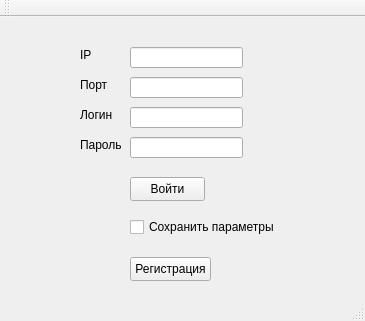
<?xml version="1.0" encoding="UTF-8"?>
<ui version="4.0">
 <class>AuthClassClass</class>
 <widget class="QMainWindow" name="AuthClassClass">
  <property name="geometry">
   <rect>
    <x>0</x>
    <y>0</y>
    <width>365</width>
    <height>321</height>
   </rect>
  </property>
  <property name="windowTitle">
   <string>AuthClass</string>
  </property>
  <widget class="QWidget" name="centralWidget">
   <widget class="QCheckBox" name="saveCheckBox">
    <property name="geometry">
     <rect>
      <x>130</x>
      <y>200</y>
      <width>151</width>
      <height>20</height>
     </rect>
    </property>
    <property name="text">
     <string>Сохранить параметры</string>
    </property>
   </widget>
   <widget class="QLineEdit" name="loginLine">
    <property name="geometry">
     <rect>
      <x>130</x>
      <y>90</y>
      <width>113</width>
      <height>21</height>
     </rect>
    </property>
   </widget>
   <widget class="QLineEdit" name="passLine">
    <property name="geometry">
     <rect>
      <x>130</x>
      <y>120</y>
      <width>113</width>
      <height>21</height>
     </rect>
    </property>
   </widget>
   <widget class="QPushButton" name="enterButton">
    <property name="geometry">
     <rect>
      <x>130</x>
      <y>160</y>
      <width>75</width>
      <height>24</height>
     </rect>
    </property>
    <property name="text">
     <string>Войти</string>
    </property>
   </widget>
   <widget class="QLabel" name="label">
    <property name="geometry">
     <rect>
      <x>80</x>
      <y>90</y>
      <width>49</width>
      <height>16</height>
     </rect>
    </property>
    <property name="text">
     <string>Логин</string>
    </property>
   </widget>
   <widget class="QLabel" name="label_2">
    <property name="geometry">
     <rect>
      <x>80</x>
      <y>120</y>
      <width>49</width>
      <height>16</height>
     </rect>
    </property>
    <property name="text">
     <string>Пароль</string>
    </property>
   </widget>
   <widget class="QPushButton" name="registerButton">
    <property name="geometry">
     <rect>
      <x>130</x>
      <y>240</y>
      <width>81</width>
      <height>24</height>
     </rect>
    </property>
    <property name="text">
     <string>Регистрация</string>
    </property>
   </widget>
   <widget class="QLabel" name="label_3">
    <property name="geometry">
     <rect>
      <x>80</x>
      <y>30</y>
      <width>51</width>
      <height>16</height>
     </rect>
    </property>
    <property name="text">
     <string>IP</string>
    </property>
   </widget>
   <widget class="QLabel" name="label_4">
    <property name="geometry">
     <rect>
      <x>80</x>
      <y>60</y>
      <width>51</width>
      <height>16</height>
     </rect>
    </property>
    <property name="text">
     <string>Порт </string>
    </property>
   </widget>
   <widget class="QLineEdit" name="ipLine">
    <property name="geometry">
     <rect>
      <x>130</x>
      <y>30</y>
      <width>113</width>
      <height>21</height>
     </rect>
    </property>
   </widget>
   <widget class="QLineEdit" name="portLine">
    <property name="geometry">
     <rect>
      <x>130</x>
      <y>60</y>
      <width>113</width>
      <height>21</height>
     </rect>
    </property>
   </widget>
  </widget>
  <widget class="QMenuBar" name="menuBar">
   <property name="geometry">
    <rect>
     <x>0</x>
     <y>0</y>
     <width>365</width>
     <height>22</height>
    </rect>
   </property>
  </widget>
  <widget class="QToolBar" name="mainToolBar">
   <attribute name="toolBarArea">
    <enum>TopToolBarArea</enum>
   </attribute>
   <attribute name="toolBarBreak">
    <bool>false</bool>
   </attribute>
  </widget>
  <widget class="QStatusBar" name="statusBar"/>
 </widget>
 <layoutdefault spacing="6" margin="11"/>
 <resources/>
 <connections/>
</ui>
